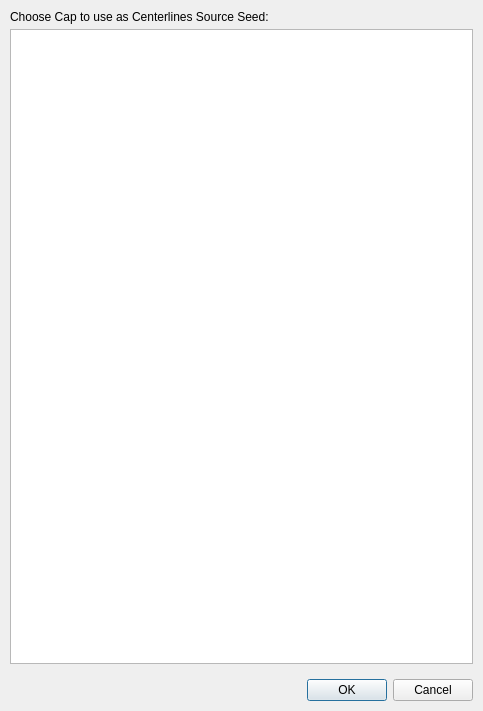
<?xml version="1.0" encoding="UTF-8"?>
<ui version="4.0">
 <class>sv4guiCapSelectionWidget</class>
 <widget class="QWidget" name="sv4guiCapSelectionWidget">
  <property name="geometry">
   <rect>
    <x>0</x>
    <y>0</y>
    <width>483</width>
    <height>711</height>
   </rect>
  </property>
  <property name="contextMenuPolicy">
   <enum>Qt::CustomContextMenu</enum>
  </property>
  <property name="windowTitle">
   <string>Select Source Cap</string>
  </property>
  <layout class="QVBoxLayout" name="verticalLayout">
   <property name="spacing">
    <number>5</number>
   </property>
   <property name="leftMargin">
    <number>5</number>
   </property>
   <property name="topMargin">
    <number>5</number>
   </property>
   <property name="rightMargin">
    <number>5</number>
   </property>
   <property name="bottomMargin">
    <number>5</number>
   </property>
   <item>
    <widget class="QWidget" name="widget_3" native="true">
     <layout class="QVBoxLayout" name="verticalLayout_2">
      <property name="spacing">
       <number>5</number>
      </property>
      <property name="leftMargin">
       <number>5</number>
      </property>
      <property name="topMargin">
       <number>5</number>
      </property>
      <property name="rightMargin">
       <number>5</number>
      </property>
      <property name="bottomMargin">
       <number>5</number>
      </property>
      <item>
       <widget class="QLabel" name="label">
        <property name="text">
         <string>Choose Cap to use as Centerlines Source Seed:</string>
        </property>
       </widget>
      </item>
      <item>
       <widget class="QTableView" name="tableView">
        <property name="contextMenuPolicy">
         <enum>Qt::CustomContextMenu</enum>
        </property>
        <property name="toolTip">
         <string>&lt;html&gt;&lt;head/&gt;&lt;body&gt;&lt;p&gt;Select the cap to use as source for the centerline extraction. All other caps will be used as targets. Typically, the source corresponds to the inlet and the targets to the outlets.&lt;/p&gt;&lt;/body&gt;&lt;/html&gt;</string>
        </property>
        <property name="selectionMode">
         <enum>QAbstractItemView::SingleSelection</enum>
        </property>
        <property name="selectionBehavior">
         <enum>QAbstractItemView::SelectRows</enum>
        </property>
        <property name="sortingEnabled">
         <bool>true</bool>
        </property>
       </widget>
      </item>
     </layout>
    </widget>
   </item>
   <item>
    <widget class="QWidget" name="widget_2" native="true">
     <layout class="QGridLayout" name="gridLayout">
      <property name="leftMargin">
       <number>5</number>
      </property>
      <property name="topMargin">
       <number>5</number>
      </property>
      <property name="rightMargin">
       <number>5</number>
      </property>
      <property name="bottomMargin">
       <number>5</number>
      </property>
      <property name="horizontalSpacing">
       <number>5</number>
      </property>
      <item row="0" column="0">
       <widget class="QDialogButtonBox" name="buttonBox">
        <property name="standardButtons">
         <set>QDialogButtonBox::Cancel|QDialogButtonBox::Ok</set>
        </property>
       </widget>
      </item>
     </layout>
    </widget>
   </item>
  </layout>
 </widget>
 <tabstops>
  <tabstop>tableView</tabstop>
 </tabstops>
 <resources/>
 <connections/>
</ui>
